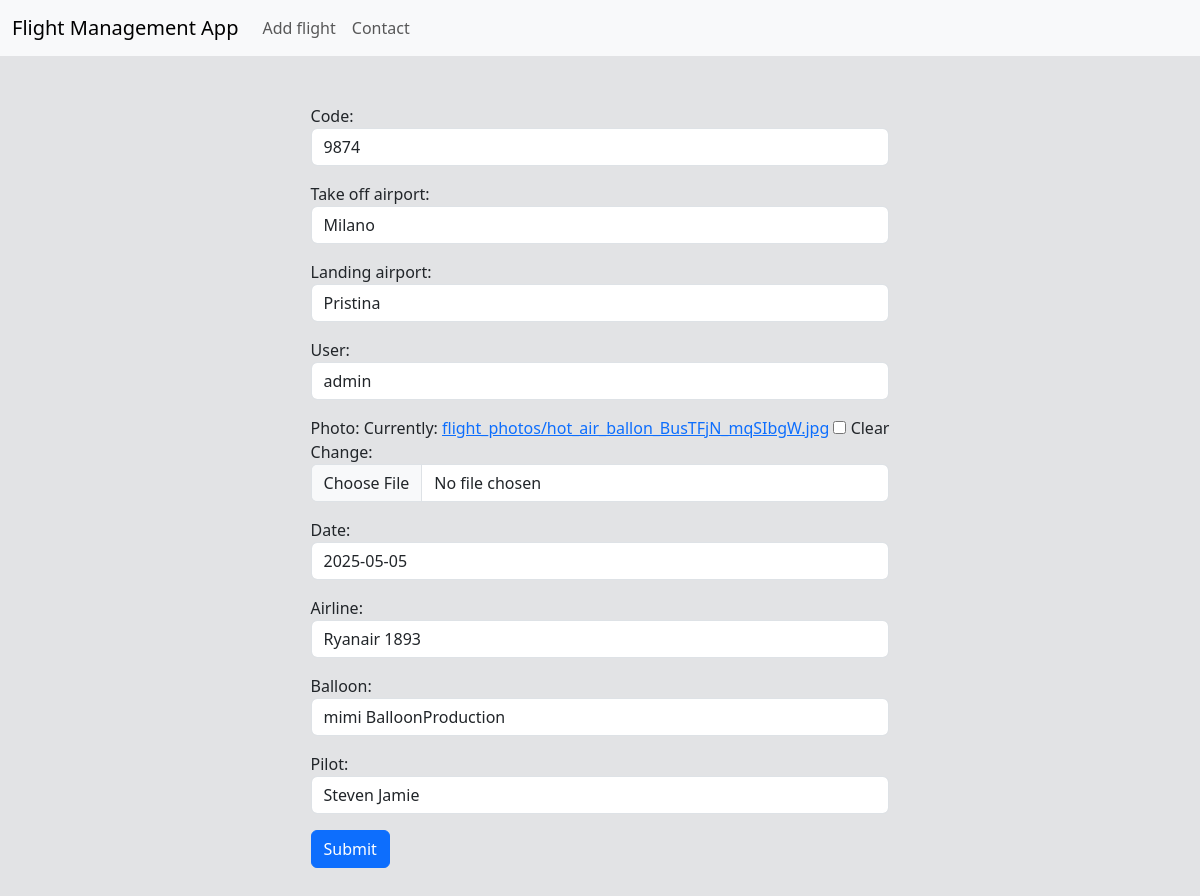
Screenshot of /edit-flight/3 with the database file from the repository.
### flight/models.py (models this page shows, shortened)
class Flight(models.Model):
    code = models.CharField(max_length=100, unique=True)
    take_off_airport = models.CharField(max_length=100, null=True, blank=True)
    landing_airport = models.CharField(max_length=100, null=True, blank=True)
    user = models.ForeignKey(User, on_delete=models.CASCADE, null=True, blank=True)
    photo = models.ImageField(upload_to="flight_photos/", null=True, blank=True)
    date = models.DateField(null=True, blank=True)
    airline = models.ForeignKey(Airline, on_delete=models.CASCADE)
    balloon = models.ForeignKey(Balloon, on_delete=models.CASCADE)
    pilot = models.ForeignKey(Pilot, on_delete=models.CASCADE)

### flight/views.py (the view)
# urls.py: path('edit-flight/<flight_id>', flightViews.edit_flight, name='edit-flight'),
def edit_flight(request, flight_id):
    flight = get_object_or_404(Flight, pk=flight_id)
    if request.method == 'POST':
        form = FlightForm(request.POST, request.FILES, instance=flight)
        if form.is_valid():
            form.save()
        return redirect('index')
    form = FlightForm(instance=flight)
    return render(request, "edit_flight.html", context={'form': form, 'flight_id': flight_id})

### flight/forms.py
class FlightForm(forms.ModelForm):
    def __init__(self, *args ,**kwargs):
        super(FlightForm, self).__init__(*args, **kwargs)
        for field_name, field in self.fields.items():
            if not isinstance(field.widget, forms.CheckboxInput):
                field.widget.attrs['class'] = 'form-control'
    class Meta:
        model = Flight
        fields = "__all__"

### flight/models.py (called while the page is built)
    def __str__(self):
        return f"{self.name} {self.surname}"

    def __str__(self):
        return f"{self.name} {self.manufacturer}"

    def __str__(self):
        return f"{self.name} {self.year_founded}"

### flight/templates/edit_flight.html (shortened to what this page needs)
{% load static %}
<!DOCTYPE html>
<html lang="en">
<head>
    <link rel="stylesheet" href="{% static 'bootstrap/css/bootstrap.css' %}"/>
</head>
<body>
<nav class="navbar navbar-expand-lg bg-body-tertiary">
  <div class="container-fluid">
    <a class="navbar-brand" href="/index">Flight Management App</a>
    <div class="collapse navbar-collapse" id="navbarNav">
      <ul class="navbar-nav">
        <li class="nav-item">
          <a class="nav-link" aria-current="page" href="/add-flight">Add flight</a>
        </li>
          <li class="nav-item">
          <a class="nav-link" aria-current="page" href="/contact">Contact</a>
        </li>
      </ul>
    </div>
  </div>
</nav>
<div class="py-5 d-flex justify-content-center bg-secondary-subtle">
    <form method="post" action="{% url 'edit-flight' flight_id %}" enctype="multipart/form-data">
        {{ form.as_p }}
        <button class="btn btn-primary" type="submit">Submit</button>
    </form>
</div>
</body>
</html>

### rows the page displays
Flight: code "9874", take_off_airport "Milano", landing_airport "Pristina", user "admin", date "2025-05-05", airline "Ryanair 1893", balloon "mimi BalloonProduction", pilot "Steven Jamie"
